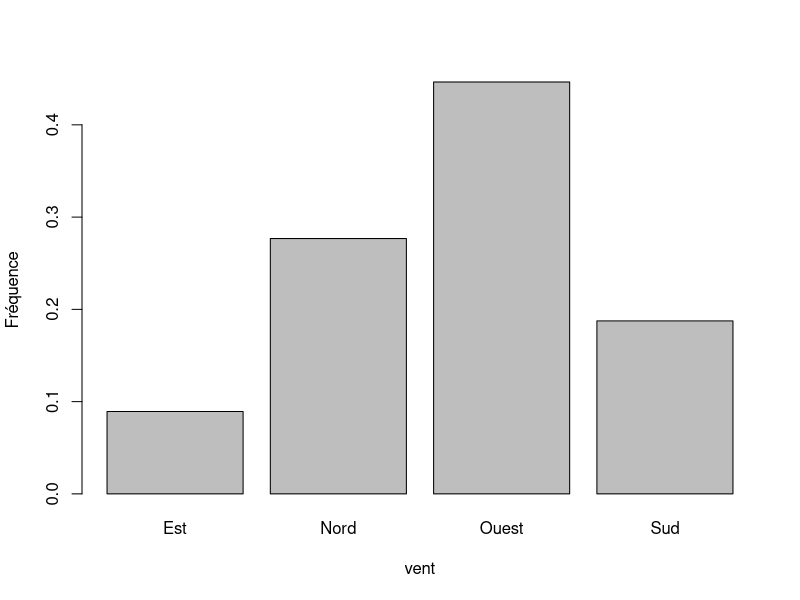
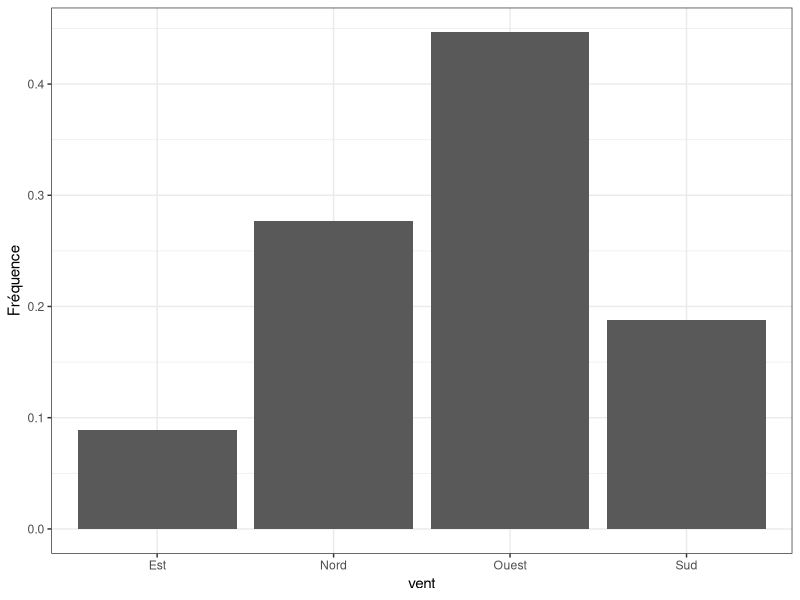
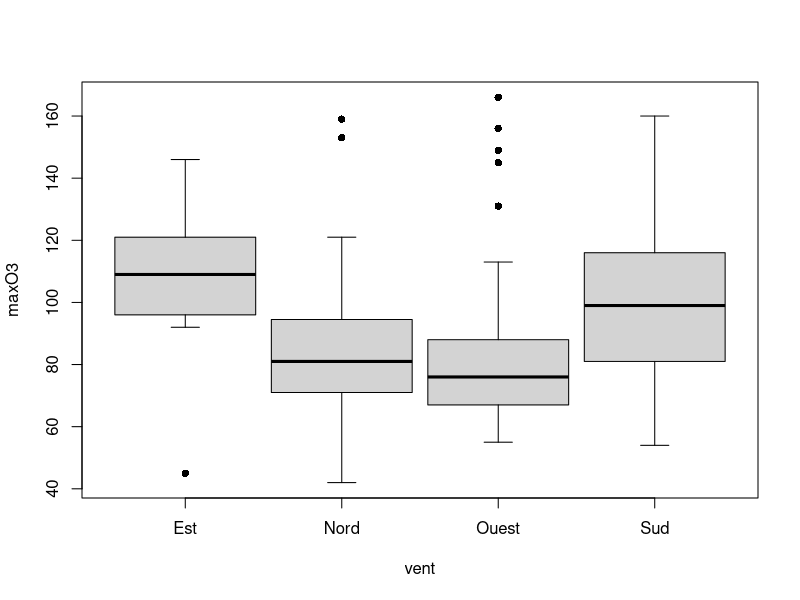
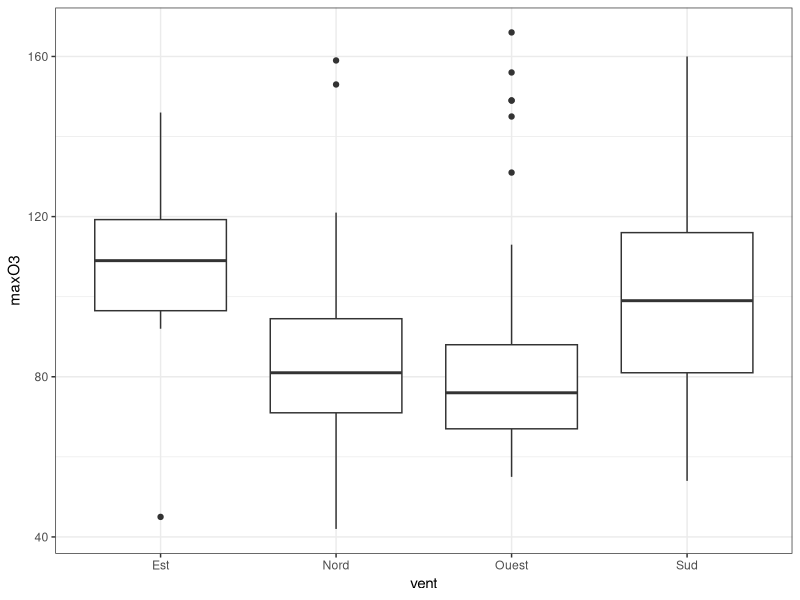
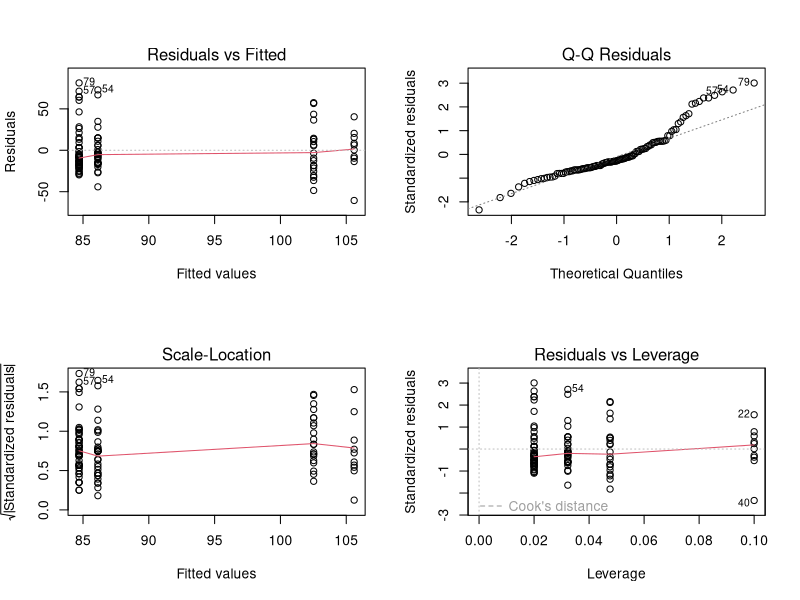
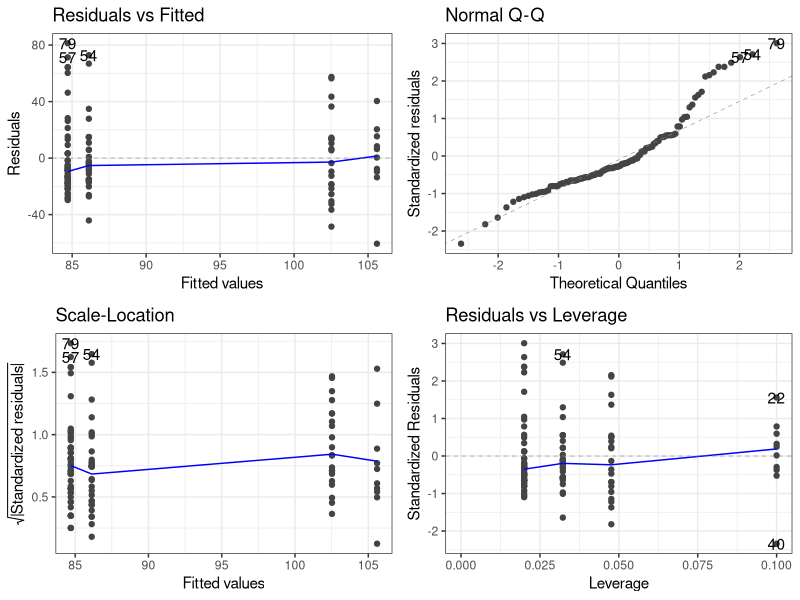
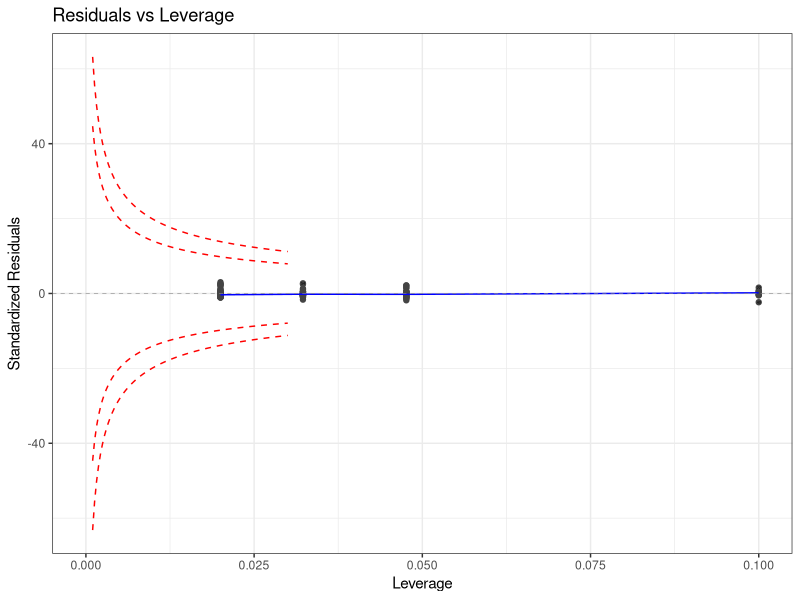

Here is the R script that generated these plots, in order:
# ----------------------------------------
# Chap. n°3 : ANOVA
# ----------------------------------------

# Chargement des packages utiles
library(ggplot2)
library(ggfortify)
library(gridExtra)
library(scales) 

# Chargement des donnees en specifiant le type des variables
donnees <- read.table("../data/ozone.txt", header = TRUE,
                      colClasses = c(rep("numeric", 11), rep("factor", 2)))
attach(donnees)


# ------------------------------------------------------------ #
# ------------------------- 1 FACTEUR ------------------------ #
# ------------------------------------------------------------ #

# ----------------------------------------
# ---------- Analyse descriptive ---------
# ----------------------------------------

# Niveaux/modalités d'une variable qualitative
levels(vent)

# Effectifs par niveau
table(vent)

# Representations graphiques (version basique)
# --- Diagramme en baton (frequences)
barplot(table(vent)/nrow(donnees),
        # Graphical parameters
        xlab = "vent", ylab = "Fréquence")


# -------------------------- Pour plus tard ----------------------------------------

# Representations graphiques (version ggplot)
# --- Structure de base du graphique
p <- ggplot(donnees)
# --- Changement du theme
p <- p + theme_bw()
# --- Diagramme en baton (frequences)
p + geom_bar(aes(x = vent, y = (..count..)/sum(..count..))) + ylab("Fréquence")

# ----------------------------------------------------------------------------------

# Moyennes par niveau
aggregate(list(maxO3 = maxO3), list(vent = vent), mean)

# Boxplot par categorie (version basique)
# --- Ex. entre maxO3 et vent
boxplot(maxO3 ~ vent,
        pch = 16, lty = 1, outwex = 0,
        pars = list(boxwex = 0.9, staplewex = 0.2),
        xlab = "vent", ylab = "maxO3")

# -------------------------- Pour plus tard ----------------------------------------

# Boxplot par categorie (version ggplot)
# --- Structure de base du graphique
p <- ggplot(donnees)
# --- Changement du theme
p <- p + theme_bw()
# --- Ajout du boxplot
p + geom_boxplot(aes(x = vent, y = maxO3))

# ----------------------------------------------------------------------------------


# ----------------------------------------
# --------- Ajustement du modele ---------
# ----------------------------------------

# Modele regulier
# ----------------------------------------
# --- Variable reponse = maxO3
# --- Variable explicative = vent
reg_regular <- lm(maxO3 ~ vent - 1)


# Modele singulier
# ----------------------------------------
# --- Variable reponse = maxO3
# --- Variable explicative = vent
reg <- lm(maxO3 ~ vent)

# Estimation des coefficient de regression
reg$coefficients # ou coef(reg)

# Valeur ajustees
reg$fitted.values # ou fitted(reg)

# Residus observes
reg$residuals # ou resid(reg)

# Estimation de la variance du bruit
summary(reg)$sigma^2

# Modification de la contrainte
# --- Changer la modelaite de reference
lm(maxO3 ~ C(vent, base = 2), data = donnees)
# --- Contrainte de type somme
lm(maxO3 ~ C(vent, sum), data = donnees)


# ----------------------------------------
# ------ Validation des hypotheses -------
# ----------------------------------------

# Graphiques (version basique)
# --- Creation d'une fenetre graphique pour 4 graphes (2 lignes, 2 colonnes)
par(mfrow = c(2, 2))
plot(reg)
# --- Retour vers une fenetre graphique standard (1 ligne, 1 colonne)
par(mfrow = c(1, 1))

# -------------------------- Pour plus tard ----------------------------------------

# Graphiques (version ggplot)
# --- la commande theme_bw() permet d'avoir un flond bland avec une grille (optionnel)
autoplot(reg) + theme_bw()

# Par défaut ggplot ne trace pas la bande associee a la distance de Cook de 1 ou 0.5
# --- Fonction donnant la borne superieure pour une distance de Cook de d et un levier h
cd_cont_pos <- function(h , d, model) {
  sqrt(d * (length(coef(model) + 1)) * (1 - h)^2 / h)
}
# --- Fonction donnant la borne inferieure pour une distance de Cook de d et un levier h
cd_cont_neg <- function(leverage, d, model) {
  -cd_cont_pos(leverage, d, model)
}
# --- Largeur de fenetre pour x et y
x_lim = c(.001, .03)

# --- Graphique Residuals vs Leverage
pl <- autoplot(reg, which = 5, ncol = 1, label.size = 1) + theme_bw()
# --- Ajout de la borne superieure pour d = .5
pl <- pl + stat_function(fun = cd_cont_pos, args = list(d = 0.5, model = reg), 
                xlim = x_lim, lty = 2, colour = "red")
# --- Ajout de la borne inferieure pour d = .5
pl <- pl + stat_function(fun = cd_cont_neg, args = list(d = 0.5, model = reg), 
                           xlim = x_lim, lty = 2, colour = "red") 
# --- Ajout de la borne superieure pour d = 1
pl <- pl + stat_function(fun = cd_cont_pos, args = list(d = 1, model = reg), 
                xlim = x_lim, lty = 2, colour = "red") 
# --- Ajout de la borne inferieure pour d = 1
pl <- pl + stat_function(fun = cd_cont_neg, args = list(d = 1, model = reg), 
                xlim = x_lim, lty = 2, colour = "red")
# --- Affichage du graphique
print(pl)

# ----------------------------------------------------------------------------------


# ----------------------------------------
# -------- Bilan de la regression --------
# ----------------------------------------

summary(reg)
# Residuals : quartiles associés aux résidus observés

# Coefficients : l'estimation des coefficients (depend de la contrainte chosie) 
# --- Estimate = estimation du parametre
# --- Std. Error = estimation de l'écart type (racine carré de la variance) de l'estimateur
# --- t value = valeur de la statistique de test (Test de Student sur la nullité du coefficient)
# --- Pr(>|t|) = p-valeur pour le test de Student sur la nullité du coefficient
# ------ Si la p-valeur est inferieure a 5%, on rejette H0 (le coefficient n'est pas nul)
# ------ L'interpretation de ces tests depend de la contrainte choisie

# Residual standard error = estimation de l'écart type du bruit

# Multiple R-squared = coefficient de determination
# Adjusted R-sqaured = coefficient de determination ajuste

# F-statistic = valeur de la statistique de test pour le test de Fisher global
# p-value = p-valeur pour le test de Fisher global
# ------ Si la p-valeur est inferieure a 5%, on rejette H0 (le modèle ANOVA est pertinent)


# ----------------------------------------
# Test de Student : comparaison 2 à 2 des moyennes 
# ----------------------------------------

# Test multiple sans ajustement
pairwise.t.test(maxO3, vent, p.adjust.method = "none")

# Test multiple avec correction de Bonferroni
pairwise.t.test(maxO3, vent, p.adjust.method = "bonferroni")

# Test multiple avec correction de Benjamini \& Hochberg
pairwise.t.test(maxO3, vent, p.adjust.method = "BH")


# ----------------------------------------
# ---------- Capacite predictive ---------
# ----------------------------------------

# Acces au coefficient de determination
summary(reg)$r.squared
# Acces au coefficient de determination ajuste
summary(reg)$adj.r.squared
